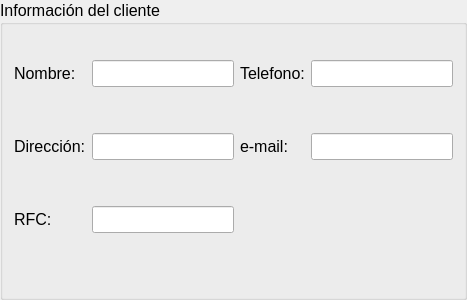
                    <widget class="QGroupBox" name="groupBox_13">
                     <property name="minimumSize">
                      <size>
                       <width>0</width>
                       <height>0</height>
                      </size>
                     </property>
                     <property name="font">
                      <font>
                       <pointsize>12</pointsize>
                      </font>
                     </property>
                     <property name="title">
                      <string>Información del cliente</string>
                     </property>
                     <layout class="QGridLayout" name="gridLayout_26">
                      <property name="bottomMargin">
                       <number>0</number>
                      </property>
                      <item row="1" column="0">
                       <widget class="QLabel" name="label_121">
                        <property name="font">
                         <font>
                          <pointsize>12</pointsize>
                         </font>
                        </property>
                        <property name="text">
                         <string>Nombre:</string>
                        </property>
                       </widget>
                      </item>
                      <item row="9" column="0">
                       <widget class="QLabel" name="label_117">
                        <property name="font">
                         <font>
                          <pointsize>12</pointsize>
                         </font>
                        </property>
                        <property name="text">
                         <string>RFC:</string>
                        </property>
                       </widget>
                      </item>
                      <item row="6" column="2">
                       <widget class="QLabel" name="label_118">
                        <property name="font">
                         <font>
                          <pointsize>12</pointsize>
                         </font>
                        </property>
                        <property name="text">
                         <string>e-mail:</string>
                        </property>
                       </widget>
                      </item>
                      <item row="6" column="3">
                       <widget class="QLineEdit" name="email_2">
                        <property name="maximumSize">
                         <size>
                          <width>16777215</width>
                          <height>16777215</height>
                         </size>
                        </property>
                        <property name="font">
                         <font>
                          <pointsize>12</pointsize>
                         </font>
                        </property>
                        <property name="readOnly">
                         <bool>true</bool>
                        </property>
                       </widget>
                      </item>
                      <item row="6" column="0">
                       <widget class="QLabel" name="label_119">
                        <property name="font">
                         <font>
                          <pointsize>12</pointsize>
                         </font>
                        </property>
                        <property name="text">
                         <string>Dirección:</string>
                        </property>
                       </widget>
                      </item>
                      <item row="6" column="1">
                       <widget class="QLineEdit" name="direccion_2">
                        <property name="maximumSize">
                         <size>
                          <width>16777215</width>
                          <height>16777215</height>
                         </size>
                        </property>
                        <property name="font">
                         <font>
                          <pointsize>12</pointsize>
                         </font>
                        </property>
                        <property name="readOnly">
                         <bool>true</bool>
                        </property>
                       </widget>
                      </item>
                      <item row="12" column="0">
                       <spacer name="verticalSpacer_9">
                        <property name="orientation">
                         <enum>Qt::Orientation::Vertical</enum>
                        </property>
                        <property name="sizeHint" stdset="0">
                         <size>
                          <width>20</width>
                          <height>40</height>
                         </size>
                        </property>
                       </spacer>
                      </item>
                      <item row="1" column="3">
                       <widget class="QLineEdit" name="telefono_2">
                        <property name="maximumSize">
                         <size>
                          <width>16777215</width>
                          <height>16777215</height>
                         </size>
                        </property>
                        <property name="font">
                         <font>
                          <pointsize>12</pointsize>
                         </font>
                        </property>
                        <property name="readOnly">
                         <bool>true</bool>
                        </property>
                       </widget>
                      </item>
                      <item row="8" column="0">
                       <spacer name="verticalSpacer_14">
                        <property name="orientation">
                         <enum>Qt::Orientation::Vertical</enum>
                        </property>
                        <property name="sizeHint" stdset="0">
                         <size>
                          <width>20</width>
                          <height>40</height>
                         </size>
                        </property>
                       </spacer>
                      </item>
                      <item row="15" column="0">
                       <widget class="QWidget" name="widget_64" native="true">
                        <layout class="QHBoxLayout" name="horizontalLayout_47"/>
                       </widget>
                      </item>
                      <item row="5" column="0">
                       <spacer name="verticalSpacer_8">
                        <property name="orientation">
                         <enum>Qt::Orientation::Vertical</enum>
                        </property>
                        <property name="sizeHint" stdset="0">
                         <size>
                          <width>20</width>
                          <height>40</height>
                         </size>
                        </property>
                       </spacer>
                      </item>
                      <item row="9" column="1">
                       <widget class="QLineEdit" name="rfc_2">
                        <property name="maximumSize">
                         <size>
                          <width>16777215</width>
                          <height>16777215</height>
                         </size>
                        </property>
                        <property name="font">
                         <font>
                          <pointsize>12</pointsize>
                         </font>
                        </property>
                        <property name="readOnly">
                         <bool>true</bool>
                        </property>
                       </widget>
                      </item>
                      <item row="0" column="0">
                       <widget class="QLabel" name="label_116">
                        <property name="minimumSize">
                         <size>
                          <width>10</width>
                          <height>10</height>
                         </size>
                        </property>
                        <property name="maximumSize">
                         <size>
                          <width>50</width>
                          <height>50</height>
                         </size>
                        </property>
                        <property name="text">
                         <string/>
                        </property>
                        <property name="pixmap">
                         <pixmap>../../../.designer/backup/iconos/clienteint.ico</pixmap>
                        </property>
                        <property name="scaledContents">
                         <bool>true</bool>
                        </property>
                       </widget>
                      </item>
                      <item row="1" column="2">
                       <widget class="QLabel" name="label_120">
                        <property name="font">
                         <font>
                          <pointsize>12</pointsize>
                         </font>
                        </property>
                        <property name="text">
                         <string>Telefono:</string>
                        </property>
                       </widget>
                      </item>
                      <item row="1" column="1">
                       <widget class="QLineEdit" name="nombre_2"/>
                      </item>
                     </layout>
                    </widget>
